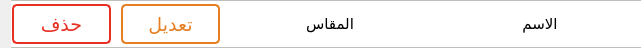
<?xml version="1.0" encoding="UTF-8"?>
<ui version="4.0">
 <class>Form</class>
 <widget class="QWidget" name="Form">
  <property name="geometry">
   <rect>
    <x>0</x>
    <y>0</y>
    <width>637</width>
    <height>48</height>
   </rect>
  </property>
  <property name="windowTitle">
   <string>Form</string>
  </property>
  <layout class="QVBoxLayout" name="verticalLayout">
   <property name="spacing">
    <number>0</number>
   </property>
   <property name="topMargin">
    <number>0</number>
   </property>
   <property name="rightMargin">
    <number>0</number>
   </property>
   <property name="bottomMargin">
    <number>0</number>
   </property>
   <item>
    <widget class="QFrame" name="frame">
     <property name="cursor">
      <cursorShape>PointingHandCursor</cursorShape>
     </property>
     <property name="styleSheet">
      <string notr="true">
QFrame{ 
background-color: rgb(255, 255, 255);
border-top: 1px solid rgb(191, 191, 191);
border-bottom: 1px solid rgb(191, 191, 191);
 }

QFrame:hover{

background-color: rgb(242, 248, 255);

}
</string>
     </property>
     <property name="frameShape">
      <enum>QFrame::StyledPanel</enum>
     </property>
     <property name="frameShadow">
      <enum>QFrame::Raised</enum>
     </property>
     <layout class="QHBoxLayout" name="horizontalLayout">
      <property name="spacing">
       <number>10</number>
      </property>
      <property name="leftMargin">
       <number>0</number>
      </property>
      <property name="topMargin">
       <number>3</number>
      </property>
      <property name="rightMargin">
       <number>0</number>
      </property>
      <property name="bottomMargin">
       <number>3</number>
      </property>
      <item>
       <widget class="QPushButton" name="deleteItem">
        <property name="minimumSize">
         <size>
          <width>99</width>
          <height>40</height>
         </size>
        </property>
        <property name="maximumSize">
         <size>
          <width>200</width>
          <height>16777215</height>
         </size>
        </property>
        <property name="font">
         <font>
          <pointsize>14</pointsize>
         </font>
        </property>
        <property name="cursor">
         <cursorShape>PointingHandCursor</cursorShape>
        </property>
        <property name="styleSheet">
         <string notr="true">QPushButton
{
	border:0px;
	color: rgb(231, 47, 34);
	border: 2px solid  rgb(231, 47, 34);
	border-radius:5px
}
QPushButton:hover
{
	border:0px;
	background-color:rgb(231, 47, 34);
	
	color: #fff;
}</string>
        </property>
        <property name="text">
         <string>حذف</string>
        </property>
       </widget>
      </item>
      <item>
       <widget class="QPushButton" name="Change">
        <property name="minimumSize">
         <size>
          <width>99</width>
          <height>40</height>
         </size>
        </property>
        <property name="maximumSize">
         <size>
          <width>200</width>
          <height>16777215</height>
         </size>
        </property>
        <property name="font">
         <font>
          <pointsize>14</pointsize>
         </font>
        </property>
        <property name="cursor">
         <cursorShape>PointingHandCursor</cursorShape>
        </property>
        <property name="styleSheet">
         <string notr="true">QPushButton
{
	border:0px;
	color: rgb(230, 126, 34);
	border: 2px solid  rgb(230, 126, 34);
	border-radius:5px
}
QPushButton:hover
{
	border:0px;
	background-color:rgb(230, 126, 34);
	
	color: #fff;
}</string>
        </property>
        <property name="text">
         <string>تعديل</string>
        </property>
       </widget>
      </item>
      <item>
       <spacer name="horizontalSpacer">
        <property name="orientation">
         <enum>Qt::Horizontal</enum>
        </property>
        <property name="sizeHint" stdset="0">
         <size>
          <width>40</width>
          <height>20</height>
         </size>
        </property>
       </spacer>
      </item>
      <item>
       <widget class="QLabel" name="label_2">
        <property name="minimumSize">
         <size>
          <width>200</width>
          <height>0</height>
         </size>
        </property>
        <property name="font">
         <font>
          <pointsize>11</pointsize>
         </font>
        </property>
        <property name="styleSheet">
         <string notr="true">background-color: transparent;
border:0px;
</string>
        </property>
        <property name="text">
         <string>المقاس</string>
        </property>
        <property name="alignment">
         <set>Qt::AlignCenter</set>
        </property>
       </widget>
      </item>
      <item>
       <widget class="QLabel" name="label">
        <property name="minimumSize">
         <size>
          <width>200</width>
          <height>0</height>
         </size>
        </property>
        <property name="font">
         <font>
          <pointsize>11</pointsize>
         </font>
        </property>
        <property name="styleSheet">
         <string notr="true">
background-color: transparent;
border:0px;/*
QLabel{
border:0px;
}
QLabel:hover{

background-color: rgb(255, 255, 255);

}
*/</string>
        </property>
        <property name="text">
         <string>الاسم</string>
        </property>
        <property name="alignment">
         <set>Qt::AlignCenter</set>
        </property>
       </widget>
      </item>
     </layout>
    </widget>
   </item>
  </layout>
 </widget>
 <resources/>
 <connections/>
</ui>
